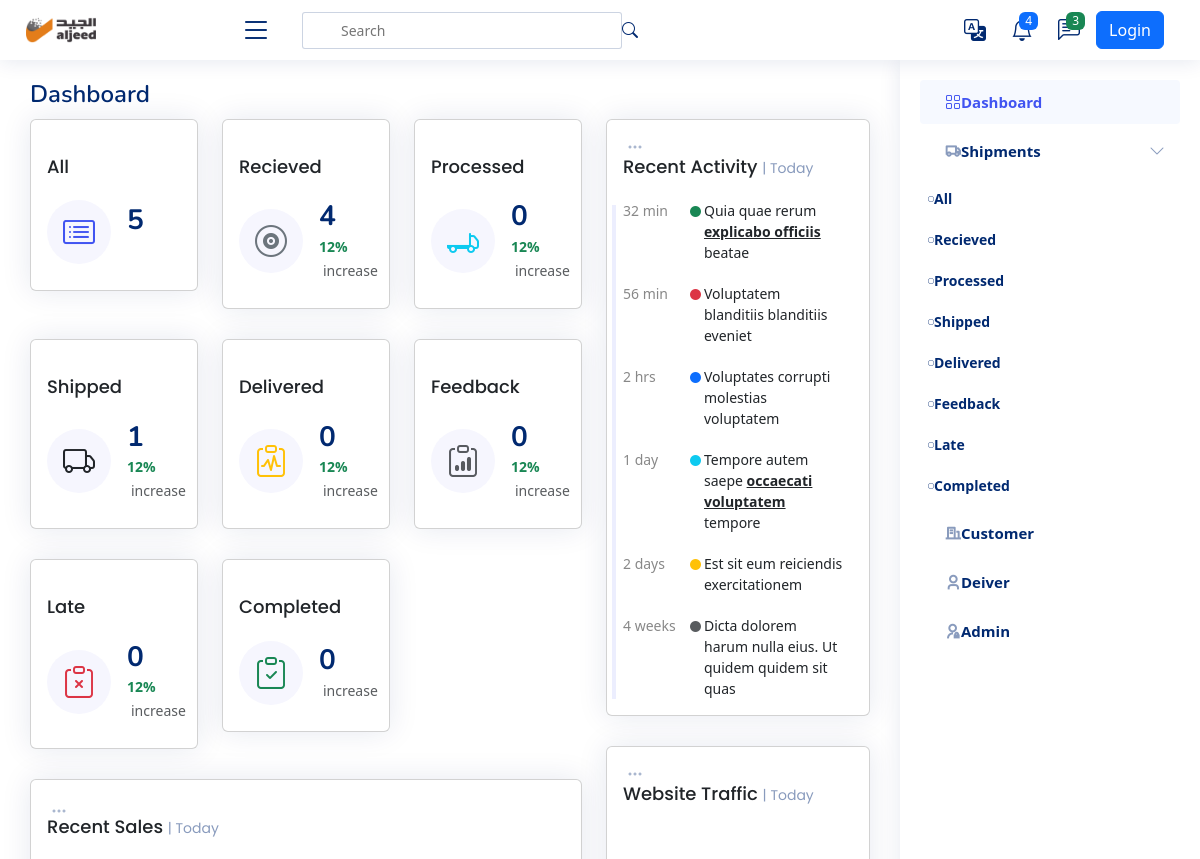
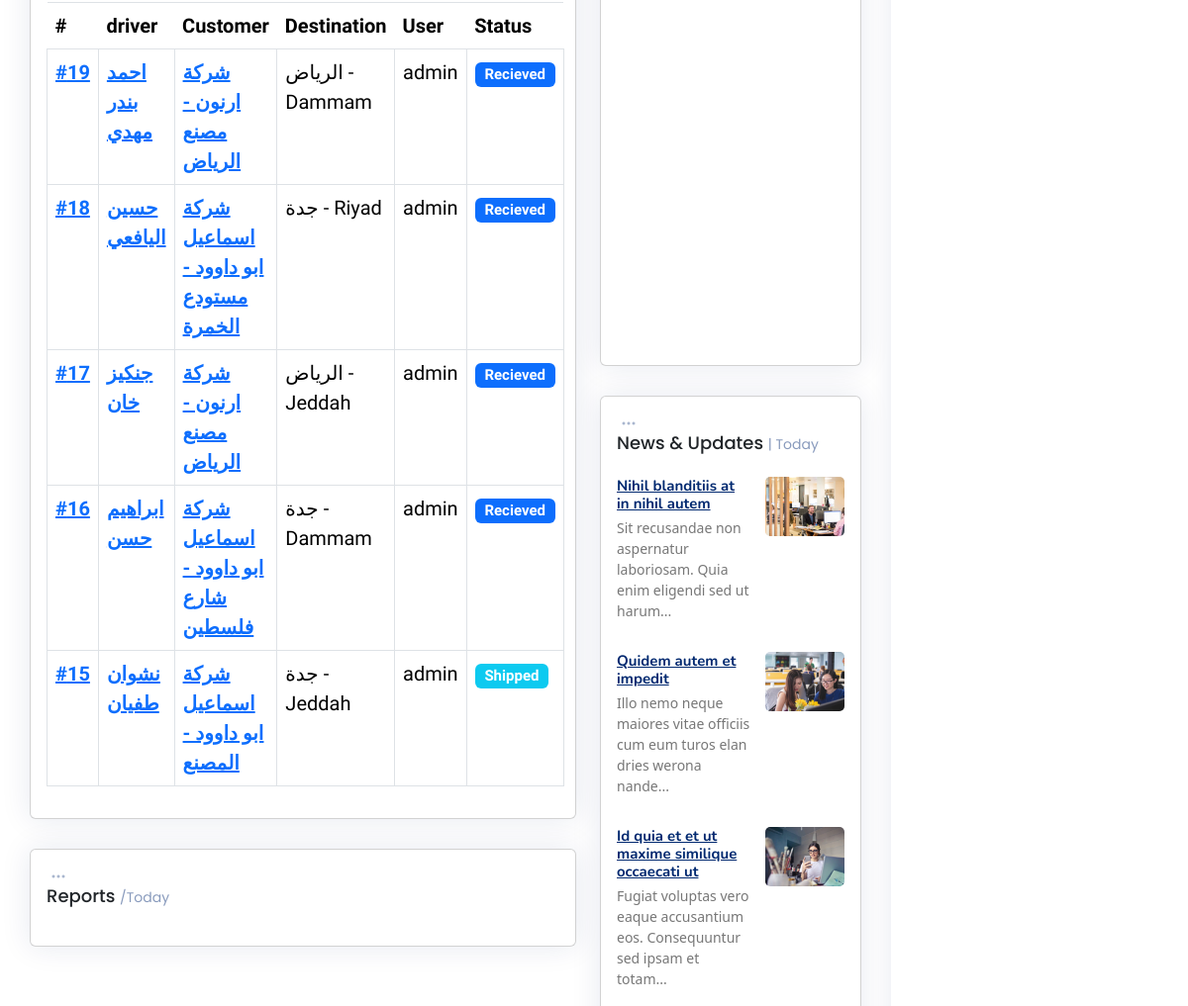
The app's page / (upper part), older data (2 pictures, top to bottom).
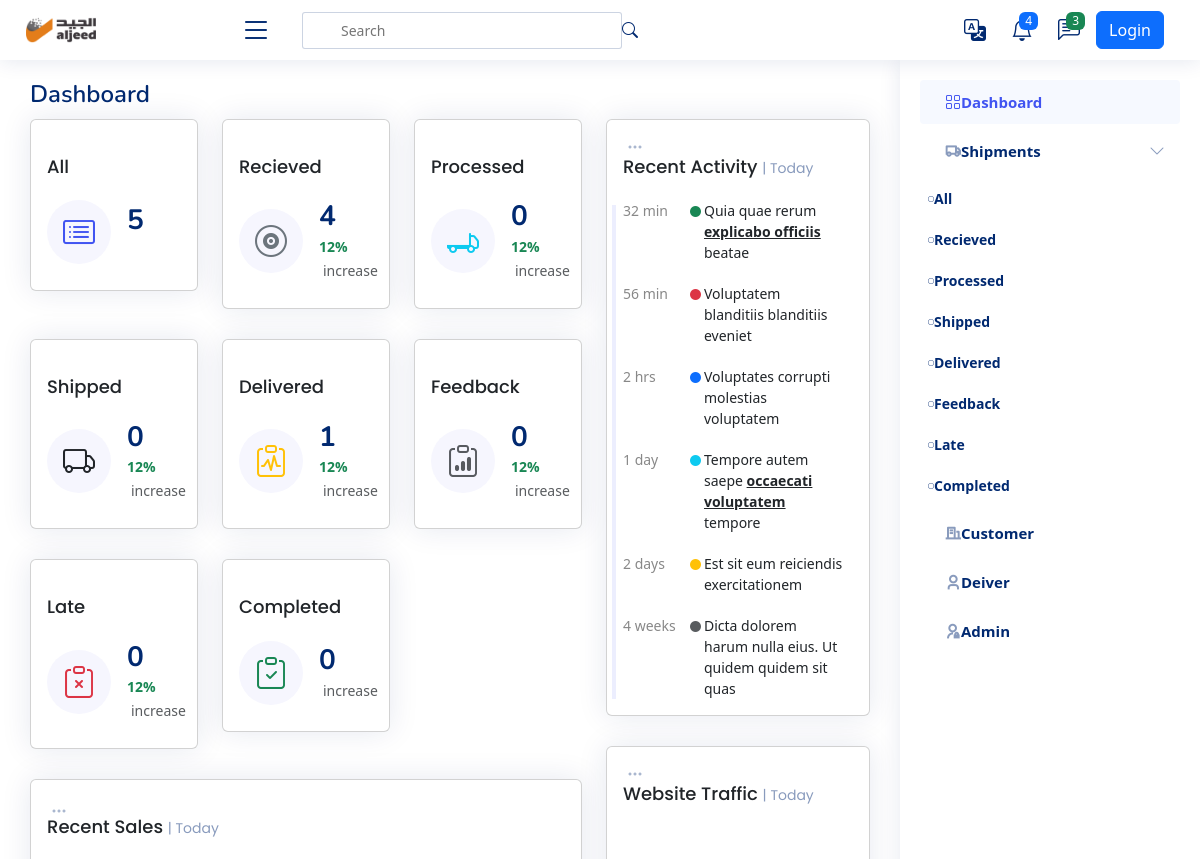
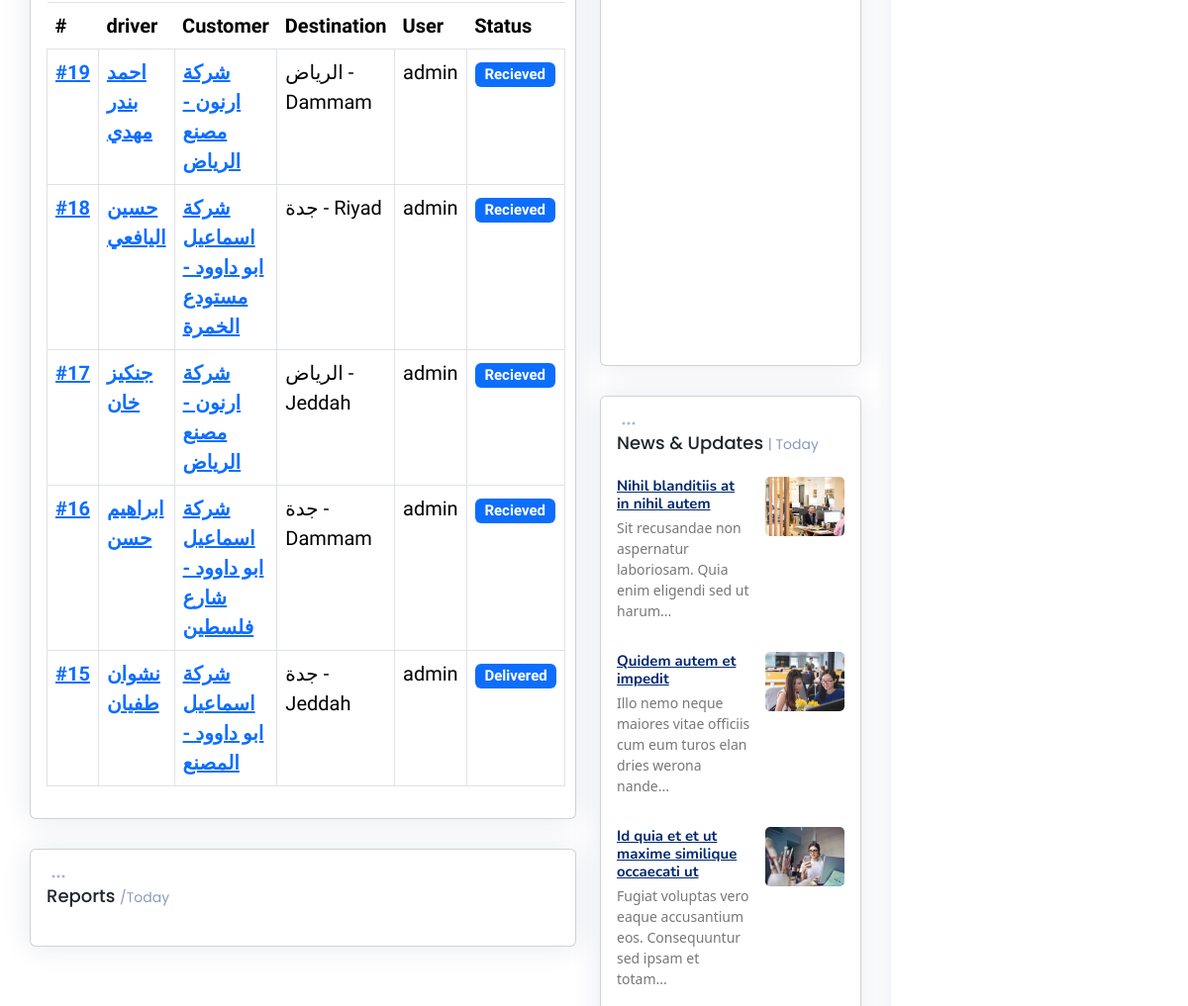
The same page, newer data (2 pictures, top to bottom).
### shipments/models.py (models this page shows, shortened)
class Shipment(models.Model):
    user = models.ForeignKey(User,  related_name='shipments_user', on_delete=models.SET_NULL, null=True)
    driver = models.ForeignKey(Driver,  related_name='shipments_driver', on_delete=models.SET_NULL, null=True)
    customer_branch = models.ForeignKey(Branch, related_name='shipments_company', on_delete=models.SET_NULL, null=True)
    fare = models.IntegerField(_("Fare"))
    premium = models.IntegerField(_("Premium"), null=True, blank=True ,default=0)
    code = models.ImageField(blank=True, null=True, upload_to='code')
    days_stayed = models.IntegerField(_("Days Stayed "),default=0 , null=True, blank=True)
    stay_cost = models.IntegerField(_("Stay Cost"),default=0 , null=True, blank=True)
    deducted = models.IntegerField(_("Deducted"),default=0 , null=True, blank=True)
    status = models.CharField(_("Status "), max_length=20, choices=STATUS, default='Recieved')
    destination = models.CharField(_("Destination"), max_length=20, choices=FLAG_TYPES)
    create_at = models.DateTimeField(_("Create At"), default=timezone.now)
    expected_arrival_date = models.DateTimeField(_("Expected Arrival Date"), null=True, blank=True, default=timezone.now)
    actual_delivery_date = models.DateTimeField(_("Actual Delivery Date "), null=True, blank=True, default=timezone.now)
    notes = models.TextField(_("Notes"), null=True, blank=True)

### drivers/models.py (models this page shows)
class Driver(models.Model):
    name = models.CharField(_("Driver Name"), max_length=120)
    phone = models.CharField(_("Driver Phone"), max_length=120)
    id_number = models.CharField(_("Driver Id Number"), max_length=10, null=True, blank=True)
    language = models.CharField(_("Driver Language"),  max_length=120, choices=LANGUAHE, null=True, blank=True)
    truck_type =models.CharField(_("Truck Type"), max_length=120, choices=TRUCK_TYPE, null=True, blank=True)
    rate = models.IntegerField(_("Rate"), null=True, blank=True)
    def __str__(self) -> str:
        return self.name

### customers/models.py (models this page shows)
class Branch(models.Model):
    customers = models.ForeignKey(Customers, related_name='branch_customers', on_delete=models.CASCADE)
    name = models.CharField(_("Name"),max_length=255)
    city = models.CharField(_("City"),max_length=255)
    def __str__(self):
        return f'{self.customers} - {self.name}'

class Customers(models.Model):
    name = models.CharField(max_length=255)
    def __str__(self):
        return self.name

### settings/views.py (the view)
# urls.py: 2. Add a URL to urlpatterns:  path('', views.home, name='home')
def home(request):
    shipments = Shipment.objects.select_related('driver', 'customer_branch', 'user').all().order_by('-create_at')
    recieved_shipment = Shipment.objects.all().filter(status='Recieved')
    processed_shipment = Shipment.objects.all().filter(status='Processed')
    shipped_shipment = Shipment.objects.all().filter(status='Shipped')
    delivered_shipment = Shipment.objects.all().filter(status='Delivered')
    feedback_shipment = Shipment.objects.all().filter(status='Feedback')
    late_shipment = Shipment.objects.all().filter(status='late')
    completed_shipment = Shipment.objects.all().filter(status='Completed')
    context = {
        'shipments':shipments,
        'recieved_shipment':recieved_shipment,
        'processed_shipment':processed_shipment,
        'shipped_shipment':shipped_shipment,
        'delivered_shipment':delivered_shipment,
        'feedback_shipment':feedback_shipment,
        'late_shipment':late_shipment,
        'completed_shipment':completed_shipment,
    }
    return render(request, 'settings/home.html', context)

### templates/settings/home.html (shortened to what the changed rows need)
{% extends 'base.html' %}
{% load static %}
{% load i18n %}
{% block body %}
<main id="main" class="main">
  <div class="pagetitle">
    <h1>{% translate "Dashboard" %}</h1>
  </div>
  <section class="section dashboard">
    <div class="row">
      <div class="col-lg-8">
        <div class="row">
          <div class="col-xxl-4 col-md-4">
            <a href="{% url 'shipment_list' status='Shipped' %}" style="text-decoration: none;">
              <div class="card info-card sales-card">
                <div class="card-body">
                  <div class="d-flex align-items-center">
                    <div class="ps-3">
                      <h6>{{shipped_shipment|length}}</h6>
                      <span class="text-success small pt-1 fw-bold">12%</span> <span
                        class="text-muted small pt-2 ps-1">increase</span>
                    </div>
                  </div>
                </div>
              </div>
            </a>
          </div>
          <div class="col-xxl-4 col-md-4">
            <a href="{% url 'shipment_list' status='Delivered' %}" style="text-decoration: none;">
              <div class="card info-card sales-card">
                <div class="card-body">
                  <div class="d-flex align-items-center">
                    <div class="ps-3">
                      <h6>{{delivered_shipment|length}}</h6>
                      <span class="text-success small pt-1 fw-bold">12%</span> <span
                        class="text-muted small pt-2 ps-1">increase</span>
                    </div>
                  </div>
                </div>
              </div>
            </a>
          </div>
          <div class="col-12">
            <div class="card recent-sales overflow-auto">
              <div class="card-body">
                <table class="table table-bordered table-borderless datatable">
                  <thead>
                    <tr>
                      <th scope="col">#</th>
                      <th scope="col">driver</th>
                      <th scope="col">Customer</th>
                      <th scope="col">Destination</th>
                      <th scope="col">User</th>
                      <th scope="col">Status</th>
                    </tr>
                  </thead>
                  <tbody>
                    {% for shipment in shipments %}
                    <tr>
                      <th scope="row"><a href="#">#{{shipment.id}}</a></th>
                      <th scope="row"><a href="#">{{shipment.driver}}</a></th>
                      <th scope="row"><a href="#">{{shipment.customer_branch}}</a></th>
                      <td>{{shipment.customer_branch.city}} - {{shipment.destination}}</td>
                      <td>{{shipment.user}}</td>
                      <td><span class="badge
                        {% if shipment.status == 'Recieved' %} bg-primary
                        {% elif shipment.status == 'Processed' %} bg-secondary
                        {% elif shipment.status == 'Shipped' %} bg-info
                        {% elif shipment.status == 'Delivered' %} bg-primary
                        {% elif shipment.status == 'Feedback' %} bg-warning
                        {% elif shipment.status == 'Completed' %} bg-success
                        {% elif shipment.status == 'Late' %} bg-danger
                        {% endif %}">{{shipment.status}}</span></td>
                    </tr>
                    {% endfor %}
                  </tbody>
                </table>
              </div>
            </div>
          </div>
        </div>
      </div>
    </div>
  </section>
</main>
{% endblock %}

Row changes from the older to the newer data that the page shows:
changed Shipment "نشوان طفيان": status "Shipped" → "Delivered"
Text that changed along with them:
{{ shipped_shipment|length }}: "1" → "0"
{{ delivered_shipment|length }}: "0" → "1"
